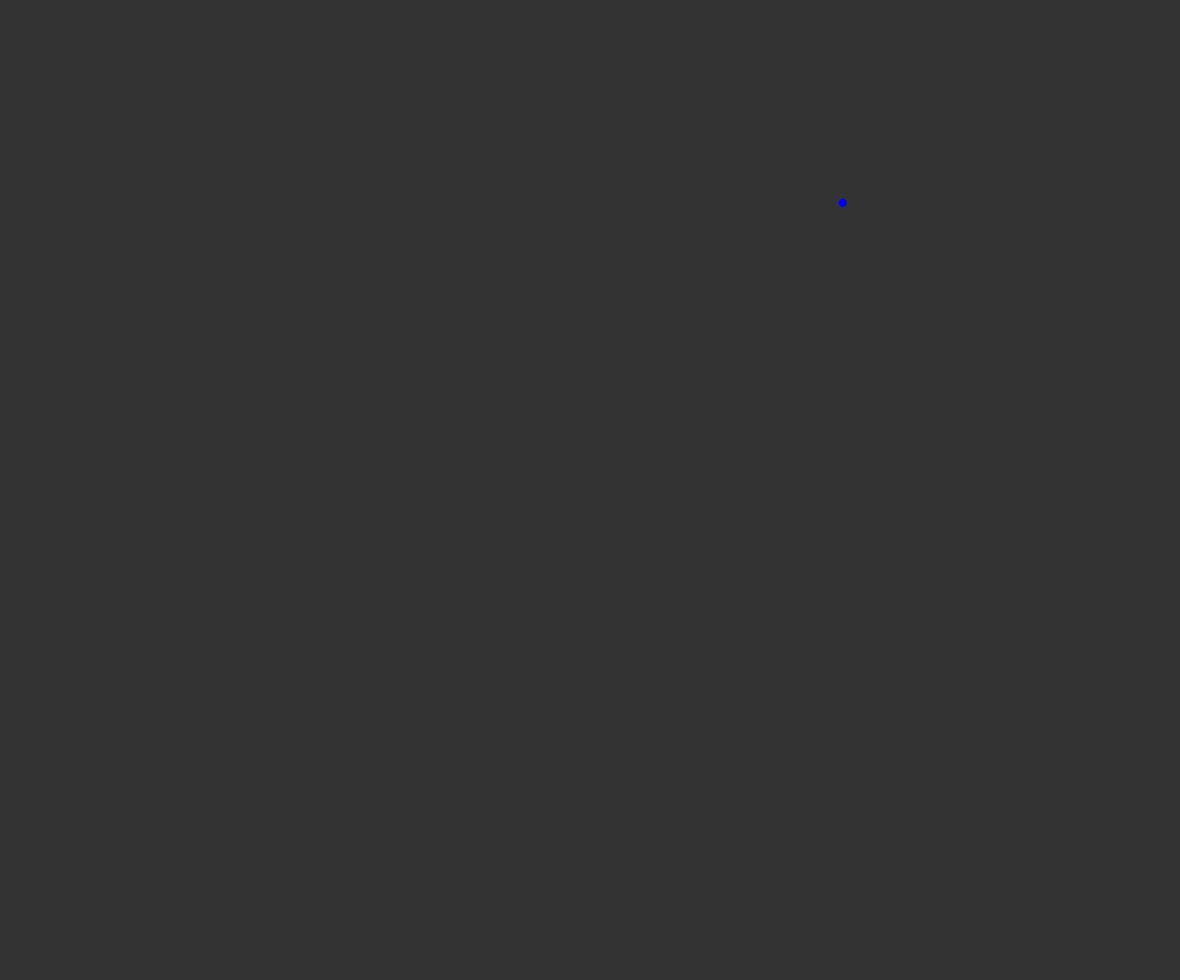
Frame 1 (no input)
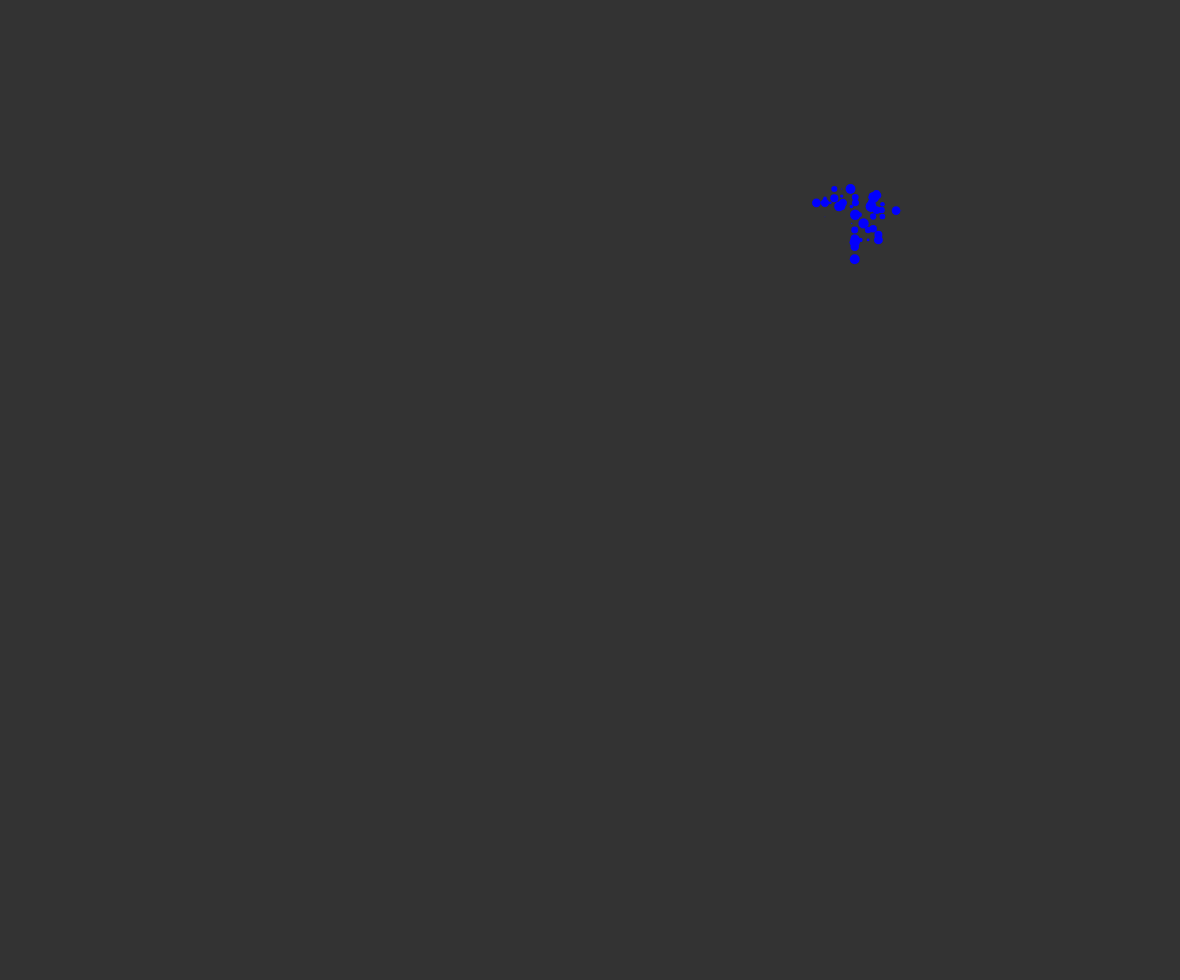
Frame 60 (no input)
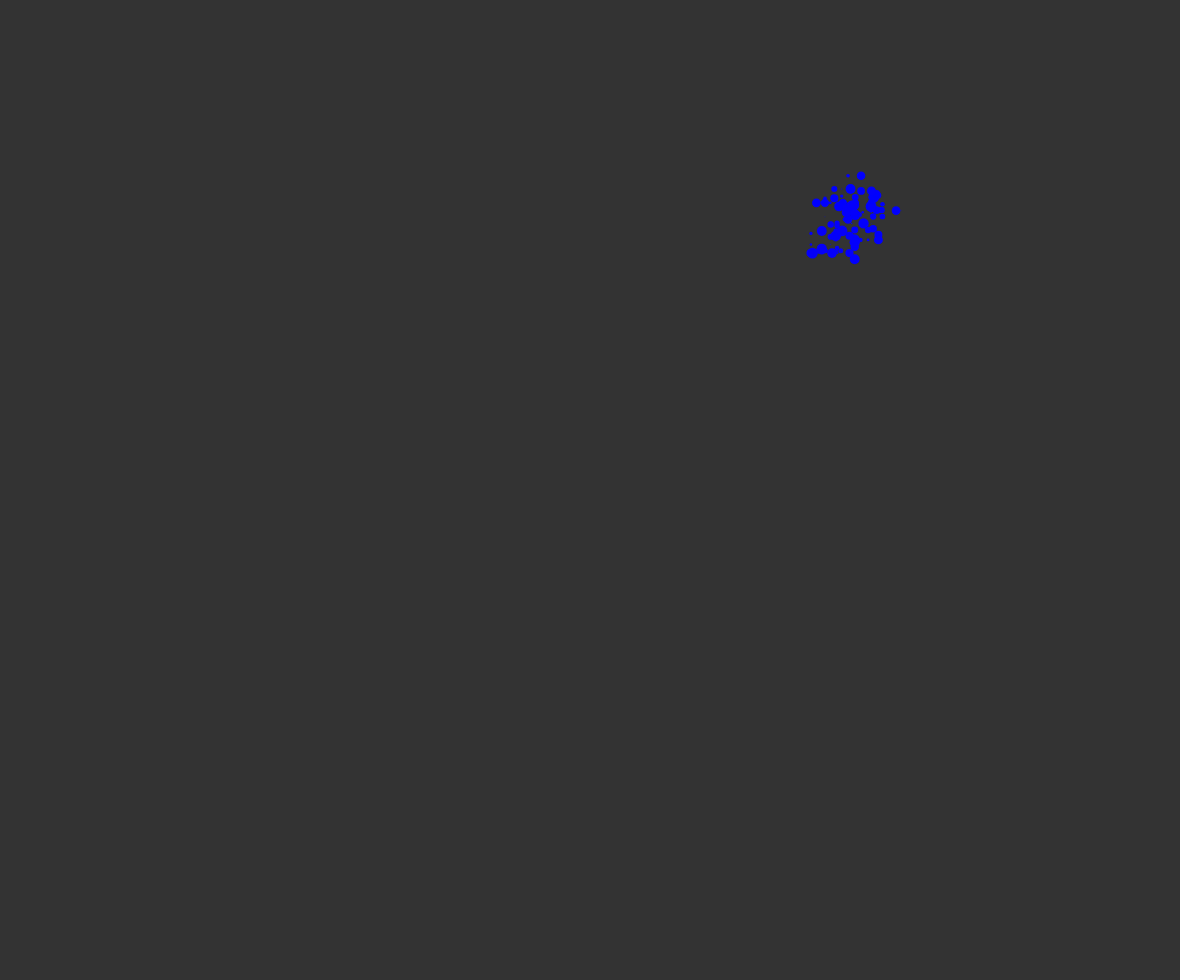
Frame 120 (the mouse pressed at the canvas centre since frame 60)

The p5.js sketch that drew these frames (run headless with seeded random() and noise() and a simulated clock; from frame 60 on, the mouse is pressed at the canvas centre):

// p5.js sketch
// ── sketch.js
var x;
var y;

function setup() {
  createCanvas(windowWidth-20, windowHeight-20);
  x = random(windowWidth-20);
  y = random(windowHeight-20);
  background(51);
}


var r=0,g=0,b=0;
var bigRan = Math.floor(Math.random(1)*3)
var ranR = Math.floor(Math.random(1)*255)
var ranG = Math.floor(Math.random(1)*255)
var ranB = Math.floor(Math.random(1)*255)
switch (bigRan) {
case 0: r=255; break;
case 1: g=255; break;
case 2: b=255; break;
}
    // g=ranG;
    // b=ranB;
const rgb = ()=> {
    
        console.log(r,g,b)
      if(r > 0 && b == 0){
        r--;
        g++;
      }
      if(g > 0 && r == 0){
        g--;
        b++;
      }
      if(b > 0 && g == 0){
        r++;
        b--;
      }
  
}
setInterval(() => {
    rgb()
    
}, 600);
const ok = ()=> { 
    
    strokeWeight(random(11));
    stroke(r, g, b)
    point(x, y);
  
    var ran = floor(random(4));
    switch (ran) {
      case 0:
        x = x + random(20);
        break;
      case 1:
        x = x - random(20);
        break;
      case 2:
        y = y + random(20);
        break;
      case 3:
        y = y - random(20);
        break;
    }
}




function draw() {
 ok()
 if (y < 0) {
    y = height;
  }

  if (y > windowHeight-20) {
    y = 10;
  }
  
  if (x < 0) {
    x = width;
  }
  if (x > windowWidth-20) {
    x = 10;
  }
}
